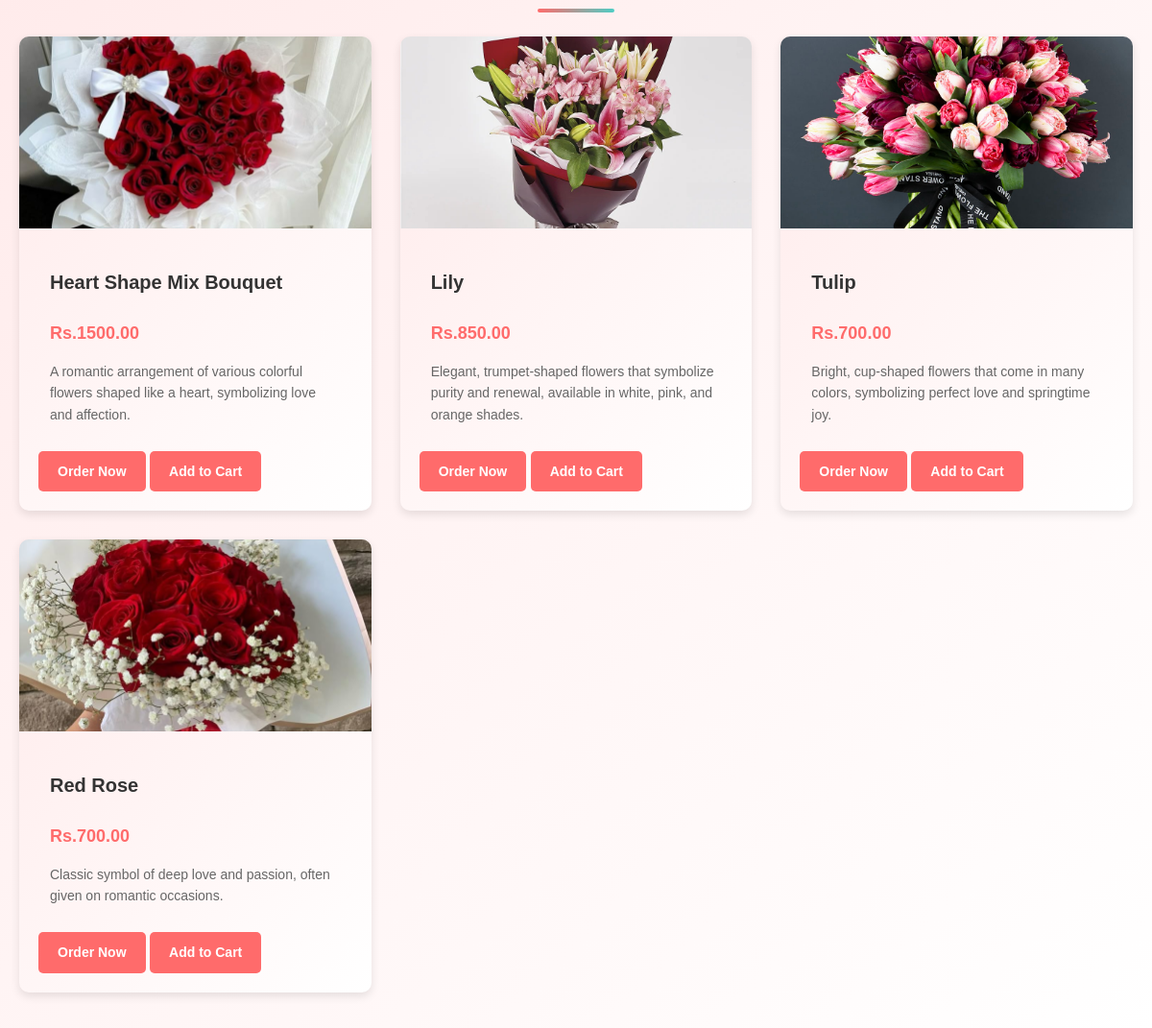
The app's page /category-flower.php?category_id=26 (middle part), older data.
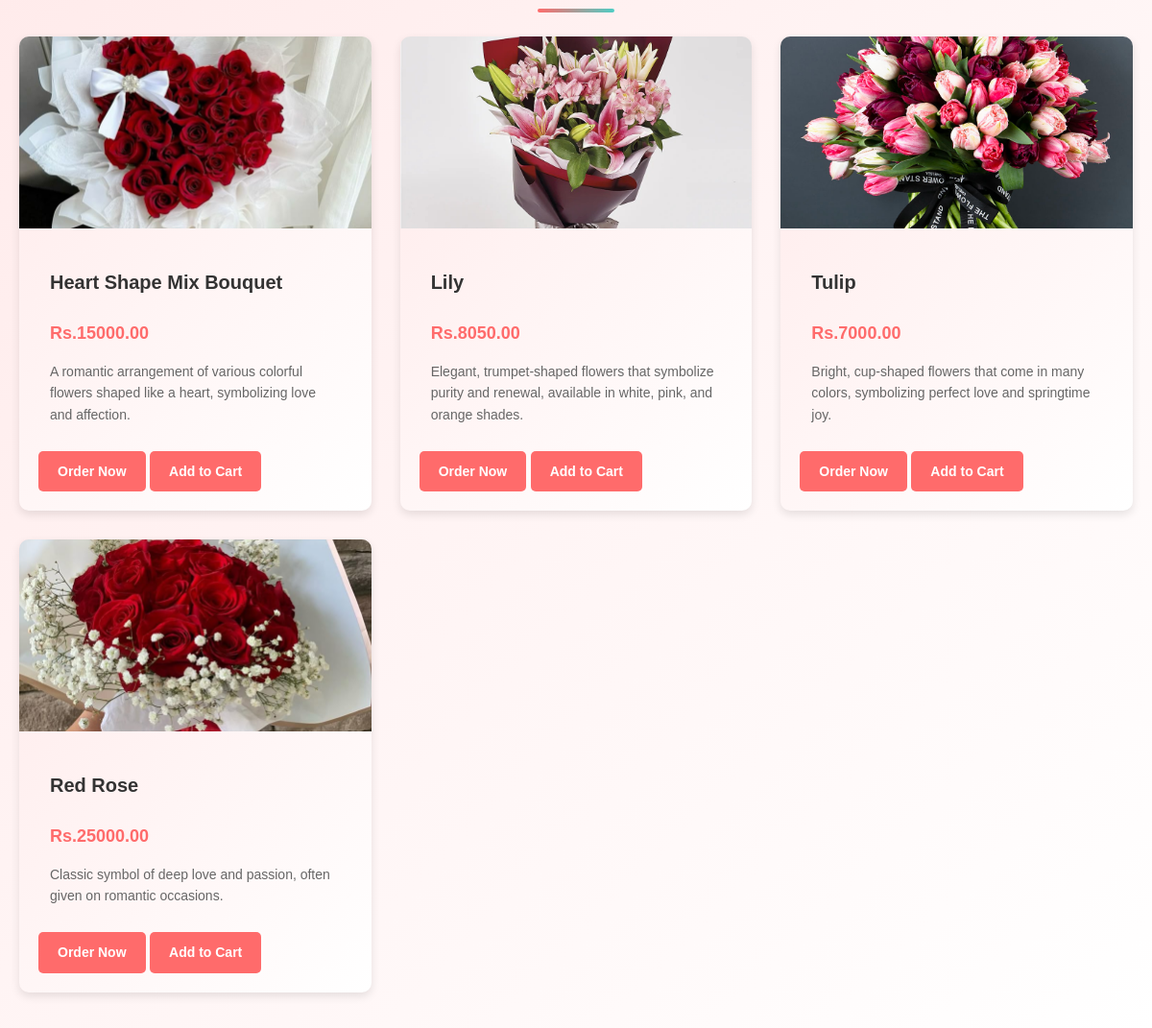
The same page, newer data.
### tables this page shows
CREATE TABLE `tbl_flower` (
  `id` int(10) UNSIGNED NOT NULL,
  `title` varchar(100) NOT NULL,
  `description` text NOT NULL,
  `price` decimal(10,2) NOT NULL,
  `image_name` varchar(255) NOT NULL,
  `category_id` int(10) UNSIGNED NOT NULL,
  `featured` varchar(10) NOT NULL,
  `active` varchar(10) NOT NULL
);

### category-flower.php (the view, shortened to what this page needs)
<?php include('partials-front/menu.php'); ?>
<?php
    if(isset($_GET['category_id']))
    {
        $category_id = $_GET['category_id'];
    }
    else
    {
        header('location:'.SITEURL);
    }
    $sql2 = "SELECT * FROM tbl_flower WHERE category_id=$category_id";
    $res2 = mysqli_query($conn, $sql2);
    $count2 = mysqli_num_rows($res2);
?>
<section class="flower-menu">
    <div class="container">
        <div class="menu-grid">
            <?php
            if($count2 > 0)
            {
                while($row2 = mysqli_fetch_assoc($res2))
                {
                    $id = $row2['id'];
                    $title = $row2['title'];
                    $price = $row2['price'];
                    $description = $row2['description'];
                    $image_name = $row2['image_name'];
            ?>
                <div class="flower-item" data-aos="fade-up" data-aos-delay="100">
                    <?php
                    if($image_name == "")
                    {
                        echo "<div class='error'>Image not Available.</div>";
                    }
                    else
                    {
                    ?>
                        <img src="<?php echo SITEURL; ?>images/flower/<?php echo $image_name; ?>" alt="<?php echo $title; ?>" class="flower-img">
                    <?php
                    }
                    ?>
                    <div class="flower-info">
                        <h3 class="flower-title"><?php echo $title; ?></h3>
                        <p class="flower-price">Rs.<?php echo $price; ?></p>
                        <p class="flower-description"><?php echo $description; ?></p>
                        <a href="<?php echo SITEURL; ?>order.php?flower_id=<?php echo $id; ?>" class="btn">Order Now</a>
                        <a href="<?php echo SITEURL; ?>add-to-cart.php?flower_id=<?php echo $id; ?>" class="btn btn-primary">Add to Cart</a>
                    </div>
                </div>
            <?php
                }
            }
            else
            {
                echo "<div class='error'>No flowers available in this category.</div>";
            }
            ?>
        </div>
    </div>
</section>

Row changes from the older to the newer data that the page shows:
changed tbl_flower "Heart Shape Mix Bouquet": price "1500.00" → "15000.00"
changed tbl_flower "Lily": price "850.00" → "8050.00"
changed tbl_flower "Tulip": price "700.00" → "7000.00"
changed tbl_flower "Red Rose": price "700.00" → "25000.00"
